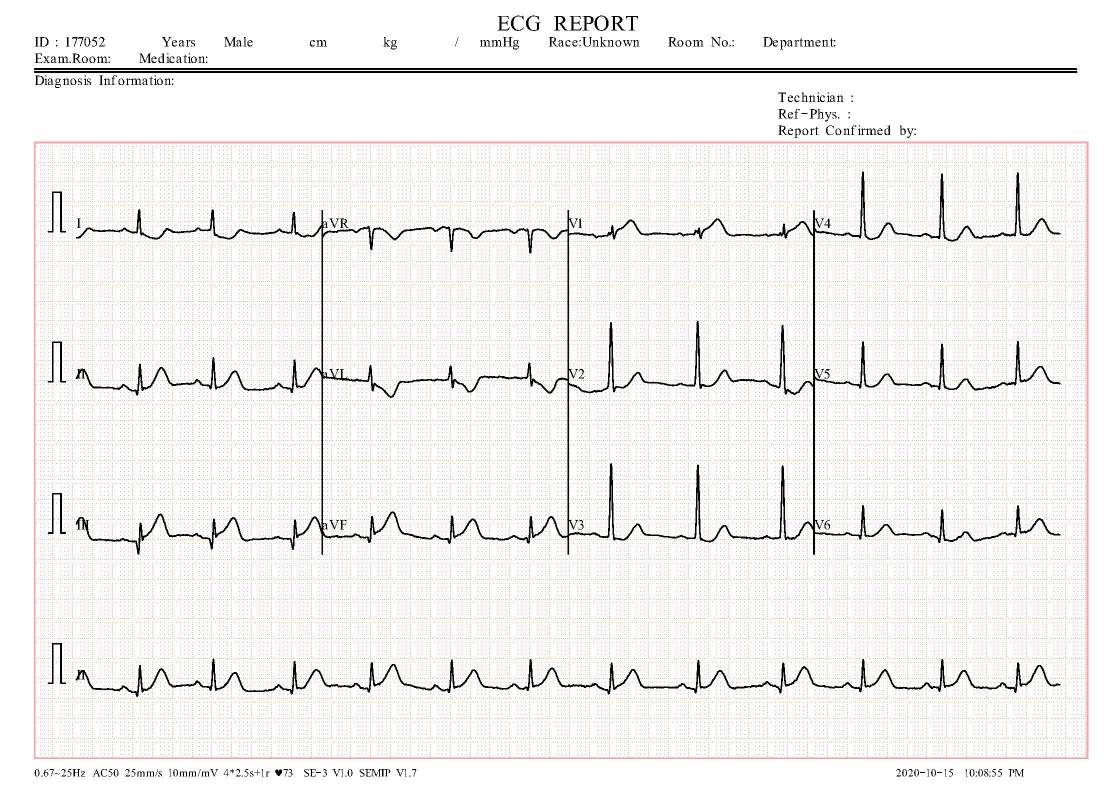
#> input picture ECG_IMAGES_DATASET/ECG Images of Myocardial Infarction Patients (240x12=2880)/MI(102).jpg, 2213 x 1572 px (shown at 1/2 size); its folder holds only this picture in this run
$ python -i Ecg.py   (imports and definitions only)
#> lines starting #> are read from the running program, lines starting #| are printed output that depends on the picture; after the words box and inside, x2 and y2 are one past the last pixel; in counts of white or black regions, pixels touching at a corner belong together
# Ecg.py
# Robust ECG image -> 1D signal pipeline with diagnostics and improved fallbacks
# Replace existing Ecg.py with this file.

from skimage.io import imread
from skimage import color
from skimage.filters import threshold_otsu, gaussian
from skimage.transform import resize
from skimage import measure, feature
from skimage.util import img_as_float
import matplotlib.pyplot as plt
import numpy as np
import pandas as pd
import os
import joblib
from sklearn.preprocessing import MinMaxScaler
from sklearn.impute import SimpleImputer
from natsort import natsorted
import warnings
import hashlib
import traceback

# [1 line not run here, left out]


class ECG:
    def __init__(self, verbose=True, debug=False, n_points=255):
        """
        verbose: print logs
        debug: write extra debug CSVs and prints
        n_points: output length per lead
        """
        self.verbose = verbose
        self.debug = debug
        self.n_points = n_points

    def _log(self, *args):
        if self.verbose:
            print(*args)

    def _debug(self, *args):
        if self.debug:
            print(*args)

    # ---- utility: cleanup stale files ----
    # [20 lines left out: function clear_stale_files, not called in this run]

    # ---- input image read ----
    def getImage(self, image):
        """
        Accepts either a file path or a file-like object (as in Streamlit upload)
        Returns an image in numpy array form (RGB float [0..1]).
        """
        try:
            img = imread(image)
            # If grayscale convert to RGB-like 3-channel
            if img.ndim == 2:
                img = np.stack([img] * 3, axis=-1)
            img = img_as_float(img)
            return img
        except Exception as e:
            raise ValueError(f"Could not read image: {e}")

    # ---- grayscale + resize ----
    def GrayImgae(self, image, out_shape=(1572, 2213)):
        """
        Convert to grayscale and resize to a working shape (default approximately original pipeline).
        """
        try:
            image_gray = color.rgb2gray(image)
            image_gray = resize(image_gray, out_shape, preserve_range=True, anti_aliasing=True)
            return image_gray
        except Exception as e:
            raise RuntimeError(f"GrayImgae failed: {e}")

    # ---- dividing leads with scaling support ----
    def DividingLeads(self, image):
        """
        Divides a typical 12-lead ECG page into 13 Leads including long lead.
        Uses proportional coordinates so images with different resolutions are handled.
        Returns list of 13 lead images (12 + long lead).
        """
        try:
            h, w = image.shape[0], image.shape[1]
            self._log("Input image shape (H x W):", h, "x", w)

            # Reference coordinates from original pipeline, scale them to actual image size
            ref_h, ref_w = 1480, 2125
            scale_h = h / ref_h
            scale_w = w / ref_w

            def S(y0, y1, x0, x1):
                return image[
                    int(y0 * scale_h):int(y1 * scale_h),
                    int(x0 * scale_w):int(x1 * scale_w)
                ]

            Lead_1 = S(300, 600, 150, 643)   # Lead 1
            Lead_2 = S(300, 600, 646, 1135)  # Lead aVR
            Lead_3 = S(300, 600, 1140, 1625)  # Lead V1
            Lead_4 = S(300, 600, 1630, 2125)  # Lead V4
            Lead_5 = S(600, 900, 150, 643)   # Lead 2
            Lead_6 = S(600, 900, 646, 1135)  # Lead aVL
            Lead_7 = S(600, 900, 1140, 1625) # Lead V2
            Lead_8 = S(600, 900, 1630, 2125) # Lead V5
            Lead_9 = S(900, 1200, 150, 643)  # Lead 3
            Lead_10 = S(900, 1200, 646, 1135) # Lead aVF
            Lead_11 = S(900, 1200, 1140, 1625) # Lead V3
            Lead_12 = S(900, 1200, 1630, 2125) # Lead V6
            Lead_13 = S(1250, 1480, 150, 2125) # Long Lead

            Leads = [Lead_1, Lead_2, Lead_3, Lead_4,
                     Lead_5, Lead_6, Lead_7, Lead_8,
                     Lead_9, Lead_10, Lead_11, Lead_12, Lead_13]

            # Save 12-lead grid (guarded)
            try:
                fig, ax = plt.subplots(4, 3, figsize=(10, 10))
                x_counter = 0
                y_counter = 0
                for x, y in enumerate(Leads[:12]):
                    ax[x_counter][y_counter].imshow(y)
                    ax[x_counter][y_counter].axis('off')
                    ax[x_counter][y_counter].set_title(f"Lead {x+1}")
                    if (x+1) % 3 == 0:
                        x_counter += 1
                        y_counter = 0
                    else:
                        y_counter += 1
                fig.tight_layout()
                fig.savefig('Leads_1-12_figure.png')
                plt.close(fig)
            except Exception as e:
                self._log("Warning: could not save Leads_1-12_figure:", e)

            # Save long lead view
            try:
                fig1, ax1 = plt.subplots(figsize=(8, 4))
                ax1.imshow(Lead_13)
                ax1.axis('off')
                ax1.set_title("Long Lead 13")
                fig1.tight_layout()
                fig1.savefig('Long_Lead_13_figure.png')
                plt.close(fig1)
            except Exception as e:
                self._log("Warning: could not save Long_Lead_13_figure:", e)

            return Leads
        except Exception as e:
            raise RuntimeError(f"DividingLeads failed: {e}")

    # ---- preprocessing leads (thresholding, resizing) ----
    def PreprocessingLeads(self, Leads):
        """
        Convert each lead to binary image using gaussian + Otsu threshold,
        with per-lead fallback to zeros. Returns list of processed binary arrays.
        """
        processed = []
        try:
            fig2, ax2 = plt.subplots(4, 3, figsize=(10, 10))
            x_counter = 0
            y_counter = 0
            for x, y in enumerate(Leads[:12]):
                try:
                    grayscale = color.rgb2gray(y)
                    blurred_image = gaussian(grayscale, sigma=1)
                    global_thresh = threshold_otsu(blurred_image)
                    binary_global = blurred_image < global_thresh
                    binary_global = resize(binary_global, (300, 450), preserve_range=True, anti_aliasing=True)
                except Exception as e:
                    self._log(f"Warning: preprocessing lead {x+1} failed, using zeros. Err: {e}")
                    binary_global = np.zeros((300, 450))

                processed.append(binary_global)
                try:
                    ax2[x_counter][y_counter].imshow(binary_global, cmap="gray")
                    ax2[x_counter][y_counter].axis('off')
                    ax2[x_counter][y_counter].set_title(f"pre-processed Lead {x+1}")
                except Exception:
                    pass
                if (x+1) % 3 == 0:
                    x_counter += 1
                    y_counter = 0
                else:
                    y_counter += 1

            fig2.tight_layout()
            fig2.savefig('Preprossed_Leads_1-12_figure.png')
            plt.close(fig2)

            # Lead 13
            try:
                grayscale = color.rgb2gray(Leads[-1])
                blurred_image = gaussian(grayscale, sigma=1)
                global_thresh = threshold_otsu(blurred_image)
                binary_global = blurred_image < global_thresh
                binary_global = resize(binary_global, (300, 200), preserve_range=True, anti_aliasing=True)
            except Exception as e:
                self._log(f"Warning: preprocessing long lead failed, using zeros. Err: {e}")
                binary_global = np.zeros((300, 200))

            processed.append(binary_global)
            try:
                fig3, ax3 = plt.subplots(figsize=(8, 4))
                ax3.imshow(binary_global, cmap='gray')
                ax3.axis('off')
                ax3.set_title("Lead 13 Preprocessed")
                fig3.tight_layout()
                fig3.savefig('Preprossed_Leads_13_figure.png')
                plt.close(fig3)
            except Exception as e:
                self._log("Warning: could not save Preprossed_Leads_13_figure:", e)

            return processed
        except Exception as e:
            raise RuntimeError(f"PreprocessingLeads failed: {e}")

    # ---- helper: robust contour extraction with fallbacks ----
    # [44 lines left out: function _extract_contour_from_binary, not called in this run]

    # ---- signal extraction + scaling ----
    def SignalExtraction_Scaling(self, Leads):
        """
        For each of the 12 primary leads:
          - Convert to gray, blur, threshold
          - Find contour / waveform (with fallback strategies)
          - Resample/interpolate to self.n_points
          - Scale to 0..1 using MinMaxScaler
          - Save each lead as 'Scaled_1DLead_{n}.csv' containing a single row of length n_points (header=False)
        """
        n_points = self.n_points
        try:
            fig4, ax4 = plt.subplots(4, 3, figsize=(10, 10))
            x_counter = 0
            y_counter = 0

            for idx, y in enumerate(Leads[:12]):
                orig_len = None
                test = None
                try:
                    grayscale = color.rgb2gray(y)
                    blurred_image = gaussian(grayscale, sigma=0.7)
                    global_thresh = threshold_otsu(blurred_image)
                    binary_global = blurred_image < global_thresh
                    binary_global = resize(binary_global, (300, 450), preserve_range=True, anti_aliasing=True)

                    # try extracting a contour with fallbacks
                    contour = self._extract_contour_from_binary(binary_global)
                    orig_len = contour.shape[0]

                    # ensure valid shape
                    if contour.ndim != 2 or contour.shape[1] < 2:
                        raise ValueError("Invalid contour shape")

                    # interpolate to n_points along the contour's index
                    if orig_len != n_points:
                        new_idx = np.linspace(0, orig_len - 1, n_points)
                        old_idx = np.arange(orig_len)
                        test0 = np.interp(new_idx, old_idx, contour[:, 0])
                        test1 = np.interp(new_idx, old_idx, contour[:, 1])
                        test = np.vstack([test0, test1]).T
                    else:
                        test = contour.copy()
                except Exception as e:
                    # fallback: create a reasonable baseline trace using column-wise median positions (better than flat zero)
                    self._log(f"Warning: contour extraction failed for lead {idx+1}: {e}. Using column-wise fallback.")
                    try:
                        # Attempt fallback from grayscale to extract a vertical position per column
                        grayscale = color.rgb2gray(Leads[idx])
                        small = resize(grayscale, (60, 200), preserve_range=True, anti_aliasing=True)
                        col_positions = []
                        for col in range(small.shape[1]):
                            col_vals = small[:, col]
                            pos = float(np.argmin(col_vals))  # position of min (waveform darker)
                            col_positions.append(pos)
                        # map positions to 0..n_points and pair with column index (scaled)
                        cols = np.linspace(0, small.shape[1] - 1, n_points)
                        rows = np.interp(np.linspace(0, small.shape[1] - 1, n_points), np.arange(len(col_positions)), col_positions)
                        test = np.vstack([rows, cols]).T
                    except Exception as e2:
                        # Last-ditch: linear ramp as a fallback (rare)
                        self._log(f"Fallback 2 failed for lead {idx+1}: {e2}. Using flat ramp.")
                        test = np.column_stack([np.linspace(0, 1, n_points), np.linspace(0, 1, n_points)])

                # plot (invert y to match original)
                try:
                    r = idx // 3
                    c = idx % 3
                    ax4[r][c].invert_yaxis()
                    ax4[r][c].plot(test[:, 1], test[:, 0], linewidth=1)
                    ax4[r][c].axis('image')
                    ax4[r][c].set_title(f"Contour Lead {idx+1}")
                except Exception:
                    pass

                # Scale vertical positions to 0..1
                try:
                    sig = np.asarray(test[:, 0], dtype=float).reshape(-1, 1)
                    scaler = MinMaxScaler()
                    scaled = scaler.fit_transform(sig).flatten()
                    # write single-row CSV, header=False
                    row_df = pd.DataFrame([scaled])
                    fname = f"Scaled_1DLead_{idx+1}.csv"
                    row_df.to_csv(fname, index=False, header=False)
                    # debug outputs
                    if self.debug:
                        debug_info = {
                            'lead': idx + 1,
                            'orig_len': orig_len,
                            'test_shape': test.shape,
                            'scaled_min': float(np.min(scaled)),
                            'scaled_max': float(np.max(scaled)),
                            'scaled_mean': float(np.mean(scaled)),
                        }
                        print("DEBUG_LEAD_SIGNAL:", debug_info)
                        pd.DataFrame([scaled]).to_csv(f"DEBUG_Scaled_1DLead_{idx+1}.csv", index=False, header=False)
                except Exception as e:
                    self._log(f"Warning: scaling/saving failed for lead {idx+1}: {e}")
                    # Save zeros to keep file consistent
                    pd.DataFrame([np.zeros(n_points)]).to_csv(f"Scaled_1DLead_{idx+1}.csv", index=False, header=False)

            fig4.tight_layout()
            fig4.savefig('Contour_Leads_1-12_figure.png')
            plt.close(fig4)
            return True
        except Exception as e:
            raise RuntimeError(f"SignalExtraction_Scaling failed: {e}")

    # ---- Combine 1D signals into model input ----
    def CombineConvert1Dsignal(self, expected_leads=12):
        """
        Reads Scaled_1DLead_{1..expected_leads}.csv in numeric order,
        concatenates them horizontally, and returns a single-row DataFrame suitable for model input.
        """
        try:
            files = []
            for i in range(1, expected_leads + 1):
                fname = f"Scaled_1DLead_{i}.csv"
                if not os.path.isfile(fname):
                    raise FileNotFoundError(f"Required lead CSV missing: {fname}")
                files.append(fname)

            # read in order and horizontally concatenate (each CSV is a single row vector)
            dfs = [pd.read_csv(f, header=None) for f in files]

            # Ensure each DF is single-row (flatten if necessary)
            for idx, df in enumerate(dfs):
                if df.shape[0] != 1:
                    # flatten the values to a single row and truncate/pad to n_points if needed
                    vals = df.values.flatten()
                    if vals.size >= self.n_points:
                        vals = vals[: self.n_points]
                    else:
                        pad = np.zeros(self.n_points - vals.size)
                        vals = np.concatenate([vals, pad])
                    dfs[idx] = pd.DataFrame([vals])

            final = pd.concat(dfs, axis=1, ignore_index=True)
            final.columns = range(final.shape[1])
            final.to_csv('Combined_1D_AllLeads.csv', index=False)
            # debug summary
            if self.debug:
                arr = final.values.flatten()
                print("DEBUG_COMBINED shape:", final.shape)
                print("DEBUG_COMBINED first10:", arr[:10].tolist())
                print("DEBUG_COMBINED stats: min/max/mean/std:", float(arr.min()), float(arr.max()), float(arr.mean()), float(arr.std()))
                h = hashlib.md5(np.round(arr, 6).tobytes()).hexdigest()
                print("DEBUG_COMBINED checksum:", h)
            return final
        except Exception as e:
            raise RuntimeError(f"CombineConvert1Dsignal failed: {e}")

    # ---- Dimensionality reduction with PCA + imputation + shape check ----
    def DimensionalReduciton(self, test_final, pca_path='PCA_ECG (1).pkl'):
        """
        Loads PCA from disk and applies transform.
        Handles NaNs by imputing with column means (SimpleImputer).
        If the feature count doesn't match PCA expectation, pads with zeros or truncates.
        Returns transformed dataframe.
        """
        try:
            if not os.path.isfile(pca_path):
                raise FileNotFoundError(f"PCA model not found at {pca_path}")

            pca_loaded_model = joblib.load(pca_path)
            X = test_final.values.astype(float)

            # Impute NaNs using mean
            imputer = SimpleImputer(strategy='mean')
            X_imputed = imputer.fit_transform(X)

            # PCA expects n_features_in_
            if hasattr(pca_loaded_model, 'n_features_in_'):
                expected = int(pca_loaded_model.n_features_in_)
            else:
                expected = X_imputed.shape[1]

            actual = X_imputed.shape[1]
            if actual != expected:
                self._log(f"DimensionalReduciton: PCA expects {expected} features but input has {actual}. Adjusting...")
                if actual < expected:
                    pad = np.zeros((X_imputed.shape[0], expected - actual))
                    X_adj = np.hstack([X_imputed, pad])
                else:
                    X_adj = X_imputed[:, :expected]
            else:
                X_adj = X_imputed

            # debug PCA input stats
            if self.debug:
                print("DEBUG_PCA input_shape:", X_adj.shape)
                print("DEBUG_PCA input_stats: min,max,mean,std:", float(X_adj.min()), float(X_adj.max()), float(X_adj.mean()), float(X_adj.std()))
                if hasattr(pca_loaded_model, 'n_features_in_'):
                    print("DEBUG_PCA model expects:", pca_loaded_model.n_features_in_)

            result = pca_loaded_model.transform(X_adj)
            final_df = pd.DataFrame(result)
            if self.debug:
                print("DEBUG_PCA output_shape:", final_df.shape)
            return final_df
        except Exception as e:
            raise RuntimeError(f"DimensionalReduciton failed: {e}")

    # ---- Model load + predict (structured return) ----
    # [63 lines left out: function ModelLoad_predict, not called in this run]

    # ---- high-level convenience pipeline ----
    def process_image(self, image_path_or_file, work_dir=".", pca_path='PCA_ECG (1).pkl', model_path='Heart_Disease_Prediction_using_ECG (4).pkl', legacy_string=False):
        """
        High-level helper that runs the full pipeline:
          - clear stale files (in debug mode only)
          - getImage -> GrayImgae -> DividingLeads -> PreprocessingLeads -> SignalExtraction -> Combine -> PCA -> Predict
        Returns the output of ModelLoad_predict.
        """
        try:
            if self.debug:
                self._log("DEBUG MODE: clearing stale files")
                self.clear_stale_files(work_dir)

            img = self.getImage(image_path_or_file)
#> in getImage, img is the input picture: shape (1572, 2213, 3); mean R, G, B 243.1, 240.8, 240.5
            gray = self.GrayImgae(img)
            leads = self.DividingLeads(img)
#> in DividingLeads, `fig.savefig('Leads_1-12_figure.png')`:
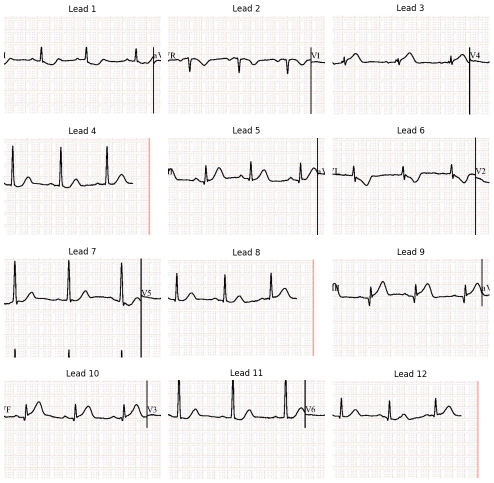
#> figure drawn by matplotlib, 12 panels
#> in DividingLeads, `fig1.savefig('Long_Lead_13_figure.png')`:
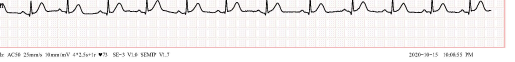
#> shown: shape (245, 2057, 3) float64 (shown at 1/4 size); mean R, G, B 0.949, 0.938, 0.937
#> leads = 13 items
            pre = self.PreprocessingLeads(leads)
#> the loop in PreprocessingLeads, `for x, y in enumerate(Leads[:12]):` made 12 passes
#> (global_thresh, y_counter) on passes 1 to 8: (0.603, 1), (0.607, 2), (0.602, 0), (0.598, 1), (0.606, 2), (0.606, 0), (0.595, 1), (0.598, 2)
#> (printed output is left out)
#> pass 1, in PreprocessingLeads, `blurred_image = gaussian(grayscale, sigma=1)`:
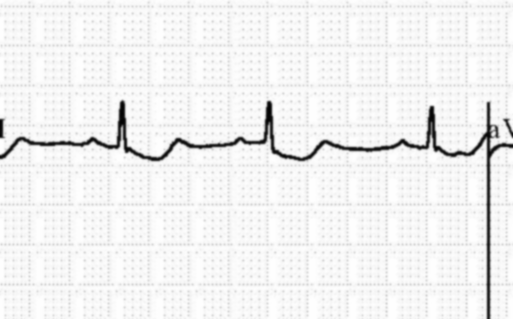
#> blurred_image: shape (319, 513) float64; min 0.0088, max 1, mean 0.946
#> pass 1, in PreprocessingLeads, `binary_global = blurred_image < global_thresh`:
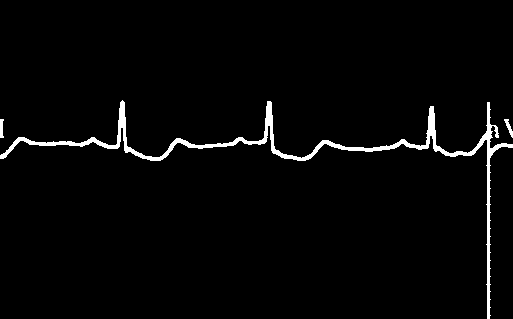
#> binary_global: shape (319, 513) bool; 2.4% white; 3 white regions, box (x1, y1, x2, y2) and area: (0, 100, 513, 319) 3862, (504, 119, 513, 138) 65, (0, 119, 4, 138) 61
#> after the loop in PreprocessingLeads, `for x, y in enumerate(Leads[:12]):`:
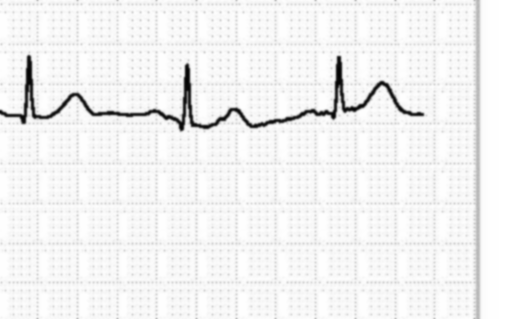
#> blurred_image: shape (319, 516) float64; min 0.00727, max 1, mean 0.95
#> after the loop in PreprocessingLeads, `for x, y in enumerate(Leads[:12]):`:
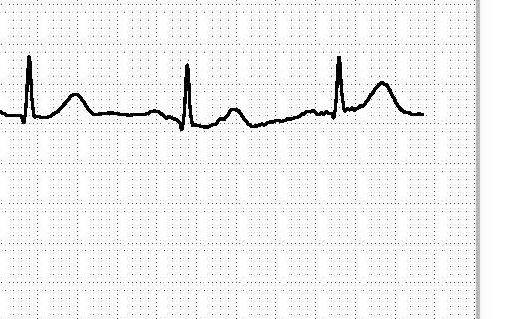
#> grayscale: shape (319, 516) float64; min 0, max 1, mean 0.95
#> after the loop in PreprocessingLeads, `for x, y in enumerate(Leads[:12]):`: processed = 12 items; x_counter = 4
#> in PreprocessingLeads, `fig2.savefig('Preprossed_Leads_1-12_figure.png')`:
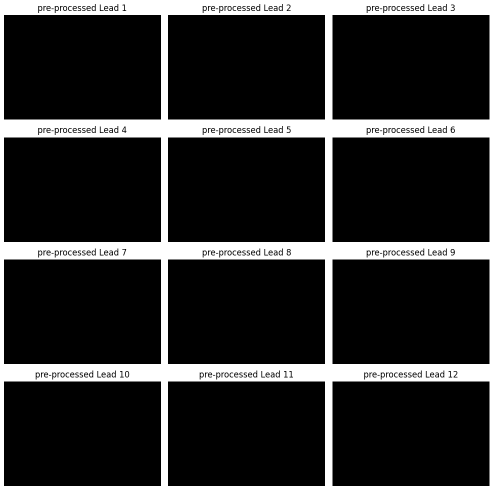
#> figure drawn by matplotlib, 12 panels
#> (the rest of the program and of its run is left out)
